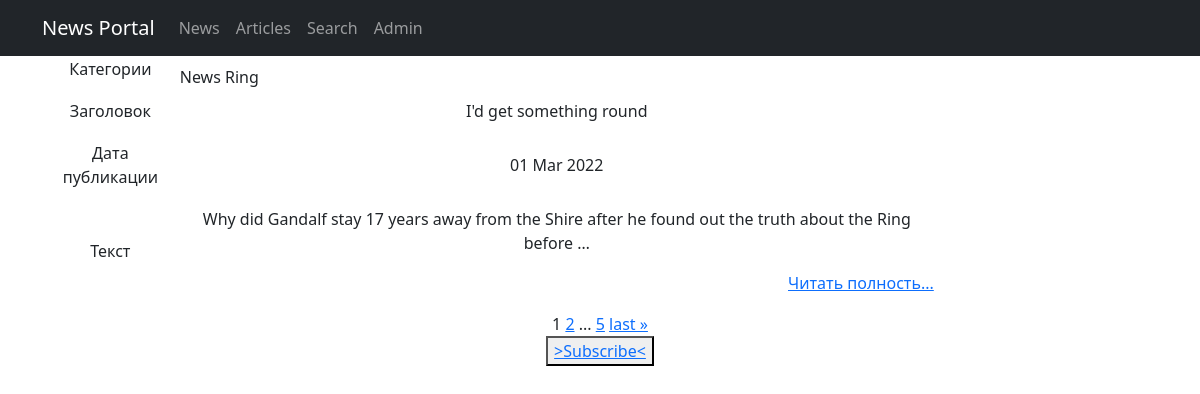
The page / on the database its author committed.
### newsportal/models.py (models this page shows, shortened)
class Post(models.Model):
    author = models.ForeignKey(Author, on_delete=models.CASCADE)
    NEWS = "NW"
    ARTICLE = "AR"
    CATEGORY_CHOICE = (
        (NEWS, 'Новость'),
        (ARTICLE, 'Статья'),
    )
    category = models.CharField(max_length=2, choices=CATEGORY_CHOICE, default=ARTICLE)
    dateCreation = models.DateTimeField(auto_now_add=True)
    postCategory = models.ManyToManyField(Category, through="PostCategory")
    title = models.CharField(max_length=128)
    text = models.TextField()
    rating = models.SmallIntegerField(default=0)
    class Meta:
        verbose_name = "Пост"
        verbose_name_plural = "Посты"
    def display_postCategory(self):
        return ', '.join([postCategory.name for postCategory in self.postCategory.all()[:3]])
    display_postCategory.short_description = 'postCategory'

class Category(models.Model):
    name = models.CharField(max_length=64, unique=True)
    def __str__(self):
        return f'{self.name}'
    class Meta:
        verbose_name = "Категория"
        verbose_name_plural = "Категории"

### newsportal/views.py (the view)
# urls.py: path("", FullList.as_view(), name='full_list'),
class FullList(ListView):
    model = Post
    template_name = 'news.html'
    context_object_name = 'posts'
    queryset = Post.objects.all().order_by('-rating')
    paginate_by = 1

### newsportal/templatetags/custom_filters.py (called while the page is built)
@register.filter(name="censor")
@stringfilter
def censor(value):
    if not isinstance(value, str):
        raise ValueError('Нельзя цензурировать не строку!')
    value_split = value.split(" ")
    value_cens = ""
    for i in value_split:
        if i.lower() in badwords:
            value_cens += "ups! "
        else:
            value_cens += i + " "
    return value_cens

### newsportal/templatetags/custom_tags.py (called while the page is built)
@register.simple_tag(takes_context=True)
def url_replace(context, **kwargs):
    d = context['request'].GET.copy()
    for k, v in kwargs.items():
        d[k] = v
        return d.urlencode()

### newsportal/templates/newsportal/news.html (shortened to what this page needs)
{% extends 'flatpages/default.html' %}
{% load custom_filters %}
{% load custom_tags %}
{% block content %}
    {% if posts %}
        <table width="80%">
            {% for post in posts %}
            <tr>
                <td>
                <p>Категории</p>
                </td>
                <td align="left">
                    {% for category in post.postCategory.all %}
                    {{ category }}
                    {% endfor %}
                </td>
            </tr>
            <tr>
                <td>
                <p>Заголовок</p>
                </td>
                <td>
                <p>{{post.title|censor}}</p>
                </td>
            </tr>
            <tr>
                <td>
                <p>Дата публикации</p>
                </td>
                <td>
                <p>{{ post.dateCreation|date:"d M Y" }}</p>
                </td>
            </tr>
            <tr>
                <td>
                <p>Текст</p>
                </td>
                <td>
                <p>{{ post.text|truncatewords:20|censor}}</p>
                    <p align="right"> <a href="{{ page_obj.number }}">Читать полность...</a></p>
                </td>
            </tr>
             {% endfor %}
        </table>
{% if is_paginated %}
   {{ page_obj.number }}
   {% if page_obj.has_next %}
       <a href="?{% url_replace page=page_obj.next_page_number %}">{{ page_obj.next_page_number }}</a>
       {% if paginator.num_pages != page_obj.next_page_number %}
           ...
           <a href="?{% url_replace page=page_obj.paginator.num_pages %}">{{ page_obj.paginator.num_pages }}</a>
       {% endif %}
        <a href="?page={{ page_obj.paginator.num_pages }}">last &raquo;</a>
   {% endif %}
{% endif %}
    {% else %}
    <h2>Нет публикаций</h2>
    {% endif %}
<br>
    {% if subscribe_status %}
    <button> <a href="unsubscribe/"> >Unsubscribe< </a> </button>
    {% else %}
    <button> <a href="subscribe/"> >Subscribe< </a> </button>
    {% endif %}
{% endblock content %}

### rows shown on the page
Post: title|censor "I'd get something round", dateCreation "01 Mar 2022", text|censor "Why did Gandalf stay 17 years away from the Shire after he found out the truth about the Ring before …"
Category: name "News"
Category: name "Ring"

### other values the page prints
{{ page_obj.number }} "1"
{{ page_obj.next_page_number }} "2"
{{ page_obj.paginator.num_pages }} "5"
